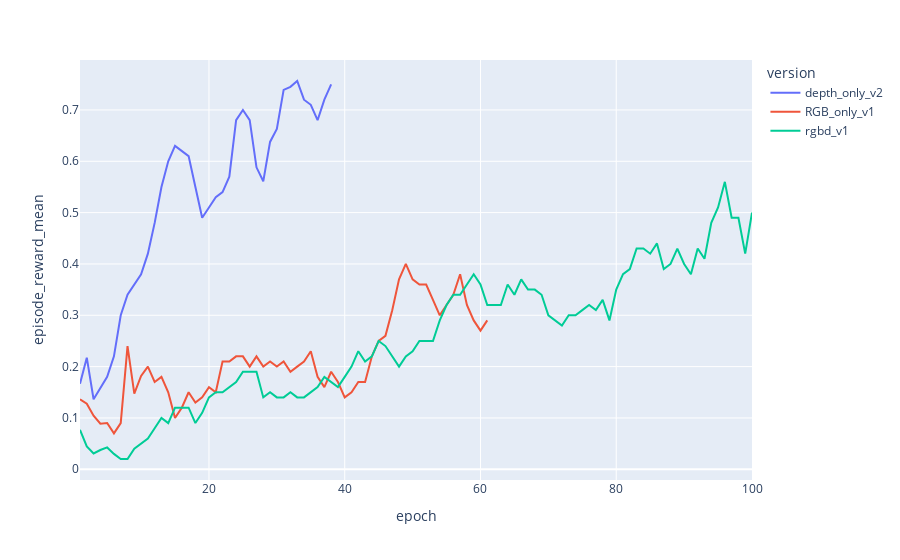
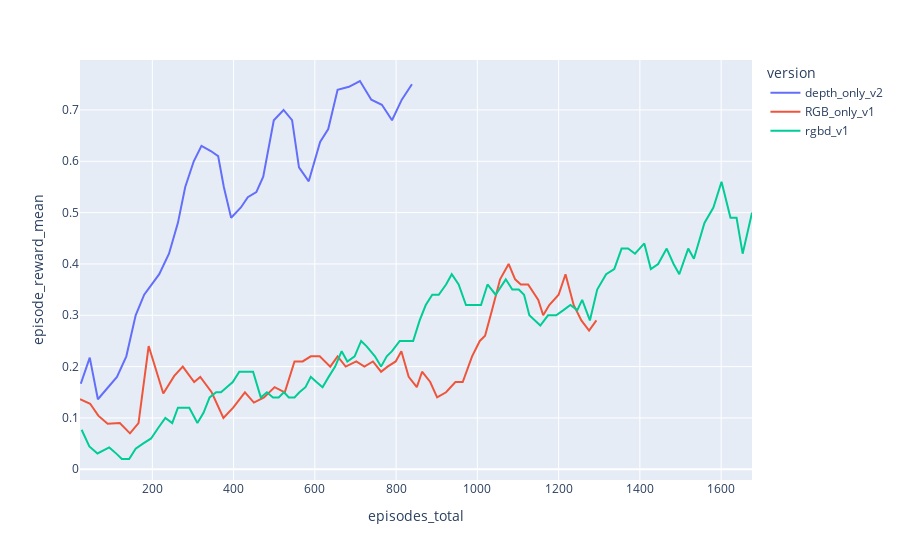

Source (notebook cell) for these figures, in order:
### Code cell
plotResultsVsEpoch(data, ENV, VERSIONS, ['episode_reward_mean'])
plotResultsVsEpisode(data,ENV, VERSIONS, ['episode_reward_mean'])

### Figure 1 — Plotly figure (JSON) as saved in the notebook; plotly's stock layout.template omitted (floating-point values rounded to 4 significant figures)
{"data": [{"hovertemplate": "version=depth_only_v2<br>epoch=%{x}<br>episode_reward_mean=%{y}<extra></extra>", "legendgroup": "depth_only_v2", "line": {"color": "#636efa", "dash": "solid"}, "marker": {"symbol": "circle"}, "mode": "lines", "name": "depth_only_v2", "orientation": "v", "showlegend": true, "type": "scatter", "x": [1, 2, 3, 4, 5, 6, 7, 8, 9, 10, 11, 12, 13, 14, 15, 16, 17, 18, 19, 20, 21, 22, 23, 24, 25, 26, 27, 28, 29, 30, 31, 32, 33, 34, 35, 36, 37, 38], "xaxis": "x", "y": [0.1667, 0.2174, 0.1364, 0.1573, 0.18, 0.22, 0.3, 0.34, 0.36, 0.38, 0.42, 0.48, 0.55, 0.6, 0.63, 0.62, 0.61, 0.55, 0.49, 0.51, 0.53, 0.54, 0.57, 0.68, 0.7, 0.68, 0.5882, 0.561, 0.6377, 0.6629, 0.7391, 0.7451, 0.7564, 0.72, 0.71, 0.68, 0.72, 0.75], "yaxis": "y"}, {"hovertemplate": "version=RGB_only_v1<br>epoch=%{x}<br>episode_reward_mean=%{y}<extra></extra>", "legendgroup": "RGB_only_v1", "line": {"color": "#EF553B", "dash": "solid"}, "marker": {"symbol": "circle"}, "mode": "lines", "name": "RGB_only_v1", "orientation": "v", "showlegend": true, "type": "scatter", "x": [1, 2, 3, 4, 5, 6, 7, 8, 9, 10, 11, 12, 13, 14, 15, 16, 17, 18, 19, 20, 21, 22, 23, 24, 25, 26, 27, 28, 29, 30, 31, 32, 33, 34, 35, 36, 37, 38, 39, 40, 41, 42, 43, 44, 45, 46, 47, 48, 49, 50, 51, 52, 53, 54, 55, 56, 57, 58, 59, 60, 61], "xaxis": "x", "y": [0.1364, 0.1277, 0.1045, 0.08889, 0.09, 0.07, 0.09, 0.24, 0.1475, 0.1818, 0.2, 0.17, 0.18, 0.15, 0.1, 0.12, 0.15, 0.13, 0.14, 0.16, 0.15, 0.21, 0.21, 0.22, 0.22, 0.2, 0.22, 0.2, 0.21, 0.2, 0.21, 0.19, 0.2, 0.21, 0.23, 0.18, 0.16, 0.19, 0.17, 0.14, 0.15, 0.17, 0.17, 0.22, 0.25, 0.26, 0.31, 0.37, 0.4, 0.37, 0.36, 0.36, 0.33, 0.3, 0.32, 0.34, 0.38, 0.32, 0.29, 0.27, 0.29], "yaxis": "y"}, {"hovertemplate": "version=rgbd_v1<br>epoch=%{x}<br>episode_reward_mean=%{y}<extra></extra>", "legendgroup": "rgbd_v1", "line": {"color": "#00cc96", "dash": "solid"}, "marker": {"symbol": "circle"}, "mode": "lines", "name": "rgbd_v1", "orientation": "v", "showlegend": true, "type": "scatter", "x": [1, 2, 3, 4, 5, 6, 7, 8, 9, 10, 11, 12, 13, 14, 15, 16, 17, 18, 19, 20, 21, 22, 23, 24, 25, 26, 27, 28, 29, 30, 31, 32, 33, 34, 35, 36, 37, 38, 39, 40, 41, 42, 43, 44, 45, 46, 47, 48, 49, 50, 51, 52, 53, 54, 55, 56, 57, 58, 59, 60, 61, 62, 63, 64, 65, 66, 67, 68, 69, 70, 71, 72, 73, 74, 75, 76, 77, 78, 79, 80, 81, 82, 83, 84, 85, 86, 87, 88, 89, 90, 91, 92, 93, 94, 95, 96, 97, 98, 99, 100], "xaxis": "x", "y": [0.07692, 0.04444, 0.03077, 0.0375, 0.04255, 0.03, 0.02, 0.02, 0.04, 0.05, 0.06, 0.08, 0.1, 0.09, 0.12, 0.12, 0.12, 0.09, 0.11, 0.14, 0.15, 0.15, 0.16, 0.17, 0.19, 0.19, 0.19, 0.14, 0.15, 0.14, 0.14, 0.15, 0.14, 0.14, 0.15, 0.16, 0.18, 0.17, 0.16, 0.18, 0.2, 0.23, 0.21, 0.22, 0.25, 0.24, 0.22, 0.2, 0.22, 0.23, 0.25, 0.25, 0.25, 0.29, 0.32, 0.34, 0.34, 0.36, 0.38, 0.36, 0.32, 0.32, 0.32, 0.36, 0.34, 0.37, 0.35, 0.35, 0.34, 0.3, 0.29, 0.28, 0.3, 0.3, 0.31, 0.32, 0.31, 0.33, 0.29, 0.35, 0.38, 0.39, 0.43, 0.43, 0.42, 0.44, 0.39, 0.4, 0.43, 0.4, 0.38, 0.43, 0.41, 0.48, 0.51, 0.56, 0.49, 0.49, 0.42, 0.5], "yaxis": "y"}], "layout": {"legend": {"title": {"text": "version"}, "tracegroupgap": 0}, "margin": {"t": 60}, "xaxis": {"anchor": "y", "domain": [0, 1], "title": {"text": "epoch"}}, "yaxis": {"anchor": "x", "domain": [0, 1], "title": {"text": "episode_reward_mean"}}}}

### Figure 2 — Plotly figure (JSON) as saved in the notebook; plotly's stock layout.template omitted (floating-point values rounded to 4 significant figures)
{"data": [{"hovertemplate": "version=depth_only_v2<br>episodes_total=%{x}<br>episode_reward_mean=%{y}<extra></extra>", "legendgroup": "depth_only_v2", "line": {"color": "#636efa", "dash": "solid"}, "marker": {"symbol": "circle"}, "mode": "lines", "name": "depth_only_v2", "orientation": "v", "showlegend": true, "type": "scatter", "x": [24, 46, 66, 89, 113, 136, 159, 180, 198, 217, 241, 263, 281, 302, 321, 344, 362, 376, 394, 418, 435, 456, 473, 499, 523, 544, 561, 585, 613, 633, 656, 684, 711, 739, 765, 790, 814, 839], "xaxis": "x", "y": [0.1667, 0.2174, 0.1364, 0.1573, 0.18, 0.22, 0.3, 0.34, 0.36, 0.38, 0.42, 0.48, 0.55, 0.6, 0.63, 0.62, 0.61, 0.55, 0.49, 0.51, 0.53, 0.54, 0.57, 0.68, 0.7, 0.68, 0.5882, 0.561, 0.6377, 0.6629, 0.7391, 0.7451, 0.7564, 0.72, 0.71, 0.68, 0.72, 0.75], "yaxis": "y"}, {"hovertemplate": "version=RGB_only_v1<br>episodes_total=%{x}<br>episode_reward_mean=%{y}<extra></extra>", "legendgroup": "RGB_only_v1", "line": {"color": "#EF553B", "dash": "solid"}, "marker": {"symbol": "circle"}, "mode": "lines", "name": "RGB_only_v1", "orientation": "v", "showlegend": true, "type": "scatter", "x": [22, 47, 67, 90, 120, 145, 166, 191, 227, 254, 275, 303, 318, 346, 375, 399, 428, 450, 475, 501, 526, 550, 570, 590, 612, 638, 656, 676, 702, 722, 743, 763, 779, 799, 813, 831, 851, 864, 884, 901, 923, 946, 964, 987, 1006, 1019, 1036, 1056, 1077, 1093, 1107, 1125, 1150, 1162, 1177, 1200, 1217, 1237, 1256, 1275, 1293], "xaxis": "x", "y": [0.1364, 0.1277, 0.1045, 0.08889, 0.09, 0.07, 0.09, 0.24, 0.1475, 0.1818, 0.2, 0.17, 0.18, 0.15, 0.1, 0.12, 0.15, 0.13, 0.14, 0.16, 0.15, 0.21, 0.21, 0.22, 0.22, 0.2, 0.22, 0.2, 0.21, 0.2, 0.21, 0.19, 0.2, 0.21, 0.23, 0.18, 0.16, 0.19, 0.17, 0.14, 0.15, 0.17, 0.17, 0.22, 0.25, 0.26, 0.31, 0.37, 0.4, 0.37, 0.36, 0.36, 0.33, 0.3, 0.32, 0.34, 0.38, 0.32, 0.29, 0.27, 0.29], "yaxis": "y"}, {"hovertemplate": "version=rgbd_v1<br>episodes_total=%{x}<br>episode_reward_mean=%{y}<extra></extra>", "legendgroup": "rgbd_v1", "line": {"color": "#00cc96", "dash": "solid"}, "marker": {"symbol": "circle"}, "mode": "lines", "name": "rgbd_v1", "orientation": "v", "showlegend": true, "type": "scatter", "x": [26, 45, 65, 80, 94, 112, 125, 143, 159, 177, 197, 214, 232, 249, 263, 277, 291, 311, 326, 341, 357, 369, 383, 398, 414, 432, 448, 467, 482, 497, 511, 524, 536, 550, 562, 577, 590, 604, 619, 634, 650, 666, 680, 698, 714, 727, 748, 763, 777, 790, 809, 828, 842, 858, 873, 889, 905, 923, 937, 954, 972, 992, 1009, 1025, 1045, 1070, 1086, 1102, 1115, 1128, 1142, 1155, 1174, 1194, 1212, 1229, 1246, 1258, 1277, 1295, 1317, 1337, 1355, 1371, 1388, 1411, 1427, 1445, 1466, 1483, 1497, 1519, 1533, 1559, 1581, 1601, 1623, 1638, 1653, 1676], "xaxis": "x", "y": [0.07692, 0.04444, 0.03077, 0.0375, 0.04255, 0.03, 0.02, 0.02, 0.04, 0.05, 0.06, 0.08, 0.1, 0.09, 0.12, 0.12, 0.12, 0.09, 0.11, 0.14, 0.15, 0.15, 0.16, 0.17, 0.19, 0.19, 0.19, 0.14, 0.15, 0.14, 0.14, 0.15, 0.14, 0.14, 0.15, 0.16, 0.18, 0.17, 0.16, 0.18, 0.2, 0.23, 0.21, 0.22, 0.25, 0.24, 0.22, 0.2, 0.22, 0.23, 0.25, 0.25, 0.25, 0.29, 0.32, 0.34, 0.34, 0.36, 0.38, 0.36, 0.32, 0.32, 0.32, 0.36, 0.34, 0.37, 0.35, 0.35, 0.34, 0.3, 0.29, 0.28, 0.3, 0.3, 0.31, 0.32, 0.31, 0.33, 0.29, 0.35, 0.38, 0.39, 0.43, 0.43, 0.42, 0.44, 0.39, 0.4, 0.43, 0.4, 0.38, 0.43, 0.41, 0.48, 0.51, 0.56, 0.49, 0.49, 0.42, 0.5], "yaxis": "y"}], "layout": {"legend": {"title": {"text": "version"}, "tracegroupgap": 0}, "margin": {"t": 60}, "xaxis": {"anchor": "y", "domain": [0, 1], "title": {"text": "episodes_total"}}, "yaxis": {"anchor": "x", "domain": [0, 1], "title": {"text": "episode_reward_mean"}}}}
